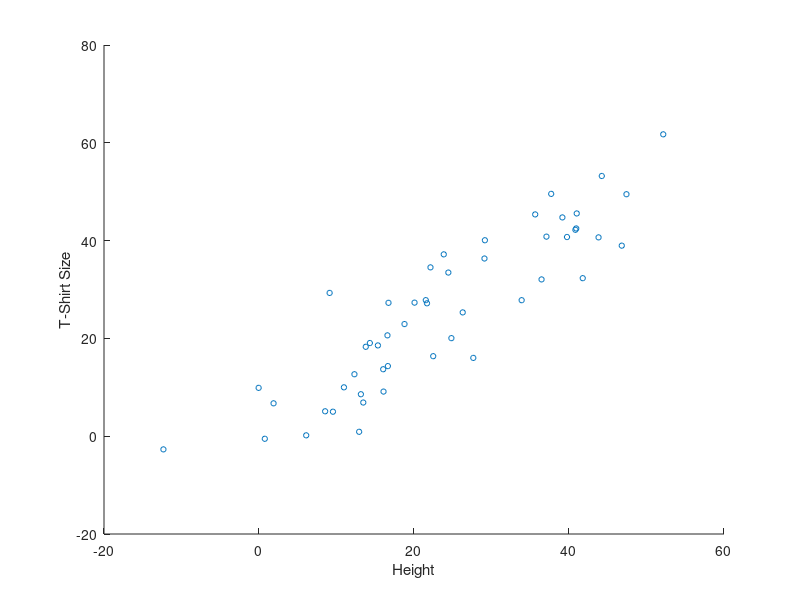

This figure's MATLAB source: (Note: this script raises an error after producing the figure.)
clear;

% generates random correlated data
rng(1); % for reproducibility
sigma = 5;
data = [];
for n = 1:50
    x = n + sigma*randn();
    y = n + sigma*randn();
    data = [data; [x,y]];
end

% shows the data
scatter(data(:,1), data(:,2), 15);
xlabel 'Height'; 
ylabel 'T-Shirt Size';

% use n means to define sizes
[idx,C] = kmeans(data,3);
ex7a_0_show_clusters(data, idx, C);
xlabel 'Height'; 
ylabel 'T-Shirt Size';
